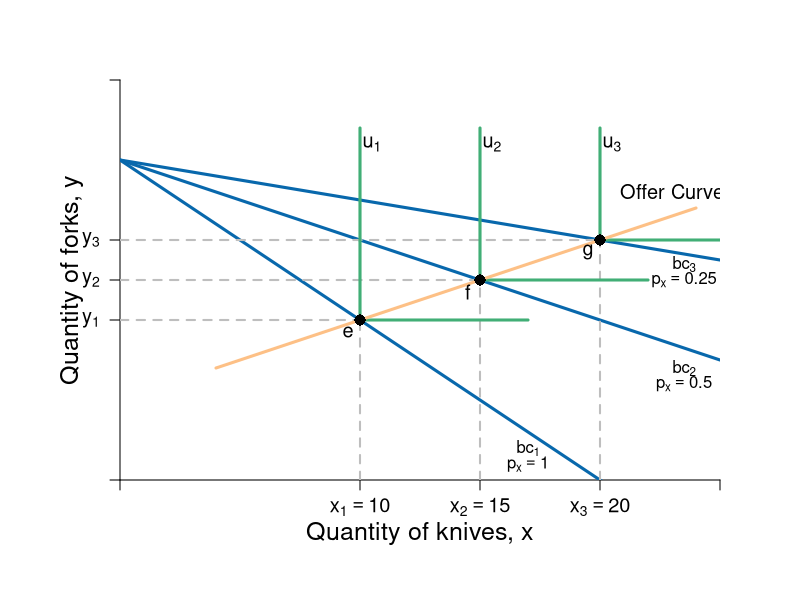

Generate this figure with R:
require(shape)
pdf(file = "indmarketdemand/offer_curve_leontief.pdf", width = 9, height = 7)

#Set parameters for graphics
axislabelsize <- 1.5
labelsize <- 1.2
graphlinewidth <- 3
segmentlinewidth <- 2

COL <- c("#7fc97f", "#beaed4", "#fdc086", "#ffff99", "#386cb0", "#f0027f", "#bf5b17", "#666666")
COLA <- c("#99d8c9","#66c2a4","#41ae76", "#238b45", "#005824")
COLB <- c("#4eb3d3", "#2b8cbe", "#0868ac","#084081")

#Edited the margins to cater for the larger LHS labels
par(mar =  c(6, 6, 4, 4))

mrsA <- function(x, rmax = 10, xmax = 20) {
  rmax - (rmax/xmax)*x
}


uA <- function(x, y, rmax = 2, xmax = 12) {
  y + rmax*x - (1/2)*(rmax/xmax)*x^2
}

indiffA1 <- function(x, uA = 10, rmax = 2.5, xmax = 10) {
  uA - rmax*x + (1/2)*(rmax/xmax)*(x^2)
}

offerCurve <- function(x, w, rmax = 2, xmax = 12) {
  w - rmax*x + (rmax/xmax)*x^2
}

bcA <- function(x, w = 20, p = 2) {
  w - p*x
}


xlims <- c(0, 25)
ylims <- c(0, 25)

npts <- 501 
x <- seq(xlims[1], xlims[2], length.out = npts)
y <- seq(ylims[1], ylims[2], length.out = npts) 
a <- c(13, 16.75, 19.25)

plot(0, 0, xlim = xlims, ylim = ylims, type = "n",
     xlab = expression(paste("")),
     ylab = expression(paste("")), 
     xaxt = "n", 
     yaxt = "n", 
     cex.lab = axislabelsize, 
     bty = "n",
     xaxs="i", 
     yaxs="i")


ticksy <- c(0, 10, 12.5, 15 , ylims[2])
ylabels <- c(NA, expression(paste(y[1])), expression(paste(y[2])), expression(paste(y[3])), NA)
ticksx <- c(0, 10, 15, 20,  xlims[2])
xlabels <- c(NA, expression(paste(x[1])==10), expression(paste(x[2])==15), expression(paste(x[3])==20), NA)


axis(1, at = ticksx, pos = 0, labels = xlabels, cex.axis = labelsize)
axis(2, at = ticksy, pos = 0, labels = ylabels, las = 1, cex.axis = labelsize)

npts <- 500 
xx1 <- seq(xlims[1], xlims[2], length.out = npts)

#lines(xx1, bcA(xx1, w = 10, p = 1.5), col = COLB[3], lwd = graphlinewidth)
lines(xx1, bcA(xx1, w = 20, p = 1), col = COLB[3], lwd = graphlinewidth)
lines(xx1, bcA(xx1, w = 20, p = 0.5), col = COLB[3], lwd = graphlinewidth)
lines(xx1, bcA(xx1, w = 20, p = 0.25), col = COLB[3], lwd = graphlinewidth)


#Label the axes
mtext(expression(paste("Quantity of knives, ", x)), side=1, line = 2.5, cex = axislabelsize)
text(-2, 0.5*ylims[2], expression(paste("Quantity of forks, ", y)), xpd = TRUE, cex = axislabelsize, srt = 90) 

#Label the indifference curves
text(10.5, 21, expression(u[1]), cex = labelsize)
text(15.5, 21, expression(u[2]), cex = labelsize)
text(20.5, 21, expression(u[3]), cex = labelsize)

#Label the price lines
text(17, 2, expression(paste(bc[1])))
text(17, 1, expression(paste(p[x] == 1)))
text(23.5, 7, expression(paste(bc[2])))
text(23.5, 6, expression(paste(p[x] == 0.5)))
text(23.5, 13.5, expression(paste(bc[3])))
text(23.5, 12.5, expression(paste(p[x] == 0.25)))

#Label the offer curve
text(23, 18, expression("Offer Curve"), cex = labelsize)

#Segments for points on Offer curve
segments(0, 10, 10, 10, lty = 2, col = "gray" , lwd = segmentlinewidth)
segments(10, 0, 10, 10, lty = 2, col = "gray" , lwd = segmentlinewidth)
segments(0, 12.5, 15, 12.5, lty = 2, col = "gray" , lwd = segmentlinewidth)
segments(15, 0, 15, 12.5, lty = 2, col = "gray" , lwd = segmentlinewidth)
segments(0, 15, 20, 15, lty = 2, col = "gray" , lwd = segmentlinewidth)
segments(20, 0, 20, 15, lty = 2, col = "gray" , lwd = segmentlinewidth)

# Add Leontief
segments(10, 10, 10, 22, lty = 1, col = COLA[3] , lwd = graphlinewidth)
segments(10, 10, 17, 10, lty = 1, col = COLA[3] , lwd = graphlinewidth)

segments(15, 12.5, 15, 22, lty = 1, col = COLA[3] , lwd = graphlinewidth)
segments(15, 12.5, 22, 12.5, lty = 1, col = COLA[3] , lwd = graphlinewidth)

segments(20, 15, 20, 22, lty = 1, col = COLA[3] , lwd = graphlinewidth)
segments(20, 15, 25, 15, lty = 1, col = COLA[3] , lwd = graphlinewidth)

#Add the offer curve (superimposed on the indifference curves tangent to the price lines)
segments(4, 7, 24, 17, lty = 1, col = COL[3], lwd = graphlinewidth)

#Annotate points on offer curve mrs = p for each of p = 1, 0.5, 0.25
#Where mrs = 2 - (1/6)*x
points(10, 10, pch = 16, col = "black", cex = 1.5)
points(15, 12.5, pch = 16, col = "black", cex = 1.5)
points(20, 15, pch = 16, col = "black", cex = 1.5)

text(9.5, 9.25, expression(paste(e)), cex = labelsize)
text(14.5, 11.75, expression(paste(f)), cex = labelsize)
text(19.5, 14.25, expression(paste(g)), cex = labelsize)

dev.off()
